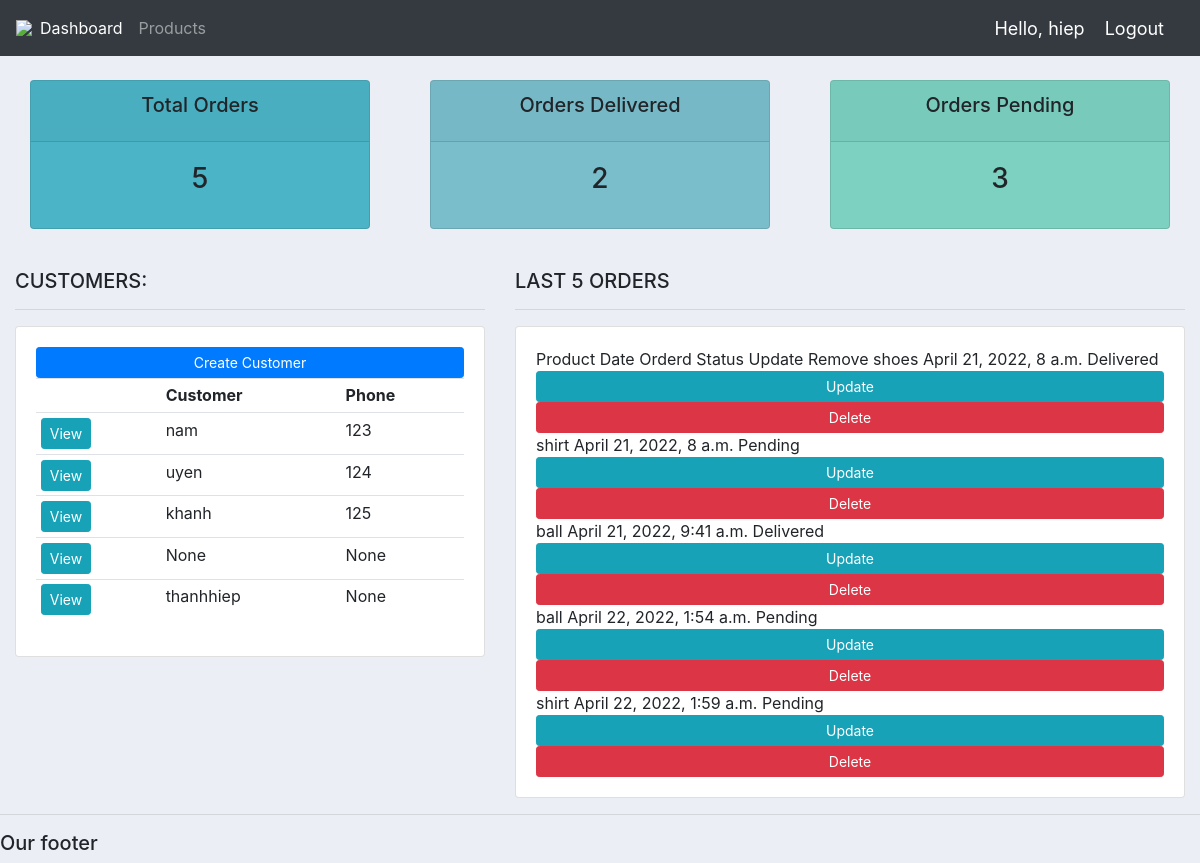
The app's page / (signed in) with its own data.
### accounts/models.py (models this page shows, shortened)
class Customer(models.Model):
	user = models.OneToOneField(User, null = True, blank = True, on_delete= models.CASCADE)
	name = models.CharField(max_length=200, null=True)
	phone = models.CharField(max_length=200, null=True)
	email = models.CharField(max_length=200, null=True)
	profile_pic = models.ImageField(default="HSSV.PNG", null=True, blank=True)
	date_created = models.DateTimeField(auto_now_add=True, null=True)

class Order(models.Model):
	STATUS = (
			('Pending', 'Pending'),
			('Out for delivery', 'Out for delivery'),
			('Delivered', 'Delivered'),
			)
	customer = models.ForeignKey(Customer, null=True, on_delete= models.SET_NULL)
	product = models.ForeignKey(Product, null=True, on_delete= models.SET_NULL)
	date_created = models.DateTimeField(auto_now_add=True, null=True)
	status = models.CharField(max_length=200, null=True, choices=STATUS)
	note = models.CharField(max_length=1000, null=True)

class Product(models.Model):
	CATEGORY = (
			('Indoor', 'Indoor'),
			('Out Door', 'Out Door'),
			)
	name = models.CharField(max_length=200, null=True)
	price = models.FloatField(null=True)
	category = models.CharField(max_length=200, null=True, choices=CATEGORY)
	description = models.CharField(max_length=200, null=True, blank=True)
	date_created = models.DateTimeField(auto_now_add=True, null=True)
	tags = models.ManyToManyField(Tag)
	def __str__(self):
		return self.name

### accounts/decorators.py (the view)
	def wrapper_function(request, *args, **kwargs):
		group = None
		if request.user.groups.exists():
			group = request.user.groups.all()[0].name
		if group == 'customer':
			return redirect('user-page')
		if group == 'admin':
			return view_func(request, *args, **kwargs)

### accounts/views.py (called while the page is built)
@login_required(login_url='login')
@admin_only
def home(request):
	orders = Order.objects.all()
	customers = Customer.objects.all()
	total_customers = customers.count()
	total_orders = orders.count()
	delivered = orders.filter(status='Delivered').count()
	pending = orders.filter(status='Pending').count()
	context = {'orders':orders, 'customers':customers,
	'total_orders':total_orders,'delivered':delivered,
	'pending':pending }
	return render(request, 'accounts/dashboard.html', context)

### accounts/templates/accounts/dashboard.html (shortened to what this page needs)
{%  extends 'accounts/main.html' %}
{% block content %}
{%  include 'accounts/status.html' %}
<br>
<div class="row">
	<div class="col-md-5">
		<h5>CUSTOMERS:</h5>
		<hr>
		<div class="card card-body">
			<a class="btn btn-primary  btn-sm btn-block" href="">Create Customer</a>
			<table class="table table-sm">
				<tr>
					<th></th>
					<th>Customer</th>
					<th>Phone</th>
				</tr>
				{% for customer in customers %}
					<tr>
						<td><a class="btn btn-sm btn-info" href="{% url 'customer' customer.id %}">View</a></td>
						<td>{{customer.name}}</td>
						<td>{{customer.phone}}</td>
					</tr>
				{% endfor %}
			</table>
		</div>
	</div>
	<div class="col-md-7">
		<h5>LAST 5 ORDERS</h5>
		<hr>
		<div class="card card-body">
				<tr>
					<th>Product</th>
					<th>Date Orderd</th>
					<th>Status</th>
					<th>Update</th>
					<th>Remove</th>
				</tr>
				{% for order in orders %}
					<tr>
						<td>{{order.product}}</td>
						<td>{{order.date_created}}</td>
						<td>{{order.status}}</td>
						<td><a class="btn btn-sm btn-info" href="{% url 'update_order' order.id %}">Update</a></td>
						<td><a class="btn btn-sm btn-danger" href="{% url 'delete_order' order.id %}">Delete</a></td>
					</tr>
				{% endfor %}
		</div>
	</div>
</div>
{% endblock %}

### accounts/templates/accounts/navbar.html (shortened to what this page needs)
{% load static %}
<nav class="navbar navbar-expand-lg navbar-dark bg-dark">
 <img src="{% static 'images/logo.png' %}">
  <div class="collapse navbar-collapse" id="navbarNav">
    <ul class="navbar-nav">
      {% if request.user.is_staff %}
      <li class="nav-item active">
        <a class="nav-link" href="{% url 'home' %}">Dashboard</a>
      </li>
      <li class="nav-item">
        <a class="nav-link" href="{% url 'products' %}">Products</a>
      </li>
      {% else %}
       <li class="nav-item">
        <a class="nav-link" href="{% url 'account' %}">Settings</a>
      </li>
      {% endif %}
    </ul>
  </div>
  <span class="hello-msg">Hello, {{request.user}}</span>
  <span ><a  class="hello-msg" href="{% url 'logout' %}">Logout</a></span>
</nav>

### static/css/main.css (style rules this page uses)
body { background-color: #ebeff5; }

### accounts/templates/accounts/navbar.html (style rules this page uses)
.hello-msg { font-size: 18px; color: #fff; margin-right: 20px; }

### records on screen
Customer: name "nam", phone "123"
Customer: name "uyen", phone "124"
Customer: name "khanh", phone "125"
Customer: name "None", phone "None"
Customer: name "thanhhiep", phone "None"
Order: product "shoes", date_created "April 21, 2022, 8 a.m.", status "Delivered"
Order: product "shirt", date_created "April 21, 2022, 8 a.m.", status "Pending"
Order: product "ball", date_created "April 21, 2022, 9:41 a.m.", status "Delivered"
Order: product "ball", date_created "April 22, 2022, 1:54 a.m.", status "Pending"
Order: product "shirt", date_created "April 22, 2022, 1:59 a.m.", status "Pending"

### other values on screen
{{ request.user }} "hiep"
{{ total_orders }} "5"
{{ delivered }} "2"
{{ pending }} "3"
